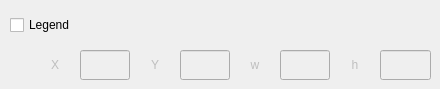
                  <widget class="QWidget" name="page_12">
                   <widget class="QLineEdit" name="plot1DLegendX_LE">
                    <property name="enabled">
                     <bool>false</bool>
                    </property>
                    <property name="geometry">
                     <rect>
                      <x>80</x>
                      <y>50</y>
                      <width>50</width>
                      <height>30</height>
                     </rect>
                    </property>
                    <property name="minimumSize">
                     <size>
                      <width>42</width>
                      <height>22</height>
                     </size>
                    </property>
                   </widget>
                   <widget class="QCheckBox" name="plot1DLegend_CB">
                    <property name="geometry">
                     <rect>
                      <x>10</x>
                      <y>10</y>
                      <width>81</width>
                      <height>30</height>
                     </rect>
                    </property>
                    <property name="minimumSize">
                     <size>
                      <width>0</width>
                      <height>30</height>
                     </size>
                    </property>
                    <property name="text">
                     <string>Legend</string>
                    </property>
                   </widget>
                   <widget class="QLineEdit" name="plot1DLegendY_LE">
                    <property name="enabled">
                     <bool>false</bool>
                    </property>
                    <property name="geometry">
                     <rect>
                      <x>180</x>
                      <y>50</y>
                      <width>50</width>
                      <height>30</height>
                     </rect>
                    </property>
                    <property name="minimumSize">
                     <size>
                      <width>42</width>
                      <height>22</height>
                     </size>
                    </property>
                   </widget>
                   <widget class="QLineEdit" name="plot1DLegendH_LE">
                    <property name="enabled">
                     <bool>false</bool>
                    </property>
                    <property name="geometry">
                     <rect>
                      <x>380</x>
                      <y>50</y>
                      <width>51</width>
                      <height>30</height>
                     </rect>
                    </property>
                    <property name="minimumSize">
                     <size>
                      <width>42</width>
                      <height>22</height>
                     </size>
                    </property>
                   </widget>
                   <widget class="QLabel" name="plot1DLegendY_LB">
                    <property name="enabled">
                     <bool>false</bool>
                    </property>
                    <property name="geometry">
                     <rect>
                      <x>130</x>
                      <y>50</y>
                      <width>50</width>
                      <height>30</height>
                     </rect>
                    </property>
                    <property name="minimumSize">
                     <size>
                      <width>50</width>
                      <height>30</height>
                     </size>
                    </property>
                    <property name="text">
                     <string>Y</string>
                    </property>
                    <property name="alignment">
                     <set>Qt::AlignCenter</set>
                    </property>
                   </widget>
                   <widget class="QLabel" name="plot1DLegendH_LB">
                    <property name="enabled">
                     <bool>false</bool>
                    </property>
                    <property name="geometry">
                     <rect>
                      <x>330</x>
                      <y>50</y>
                      <width>50</width>
                      <height>30</height>
                     </rect>
                    </property>
                    <property name="minimumSize">
                     <size>
                      <width>50</width>
                      <height>30</height>
                     </size>
                    </property>
                    <property name="text">
                     <string>h</string>
                    </property>
                    <property name="alignment">
                     <set>Qt::AlignCenter</set>
                    </property>
                   </widget>
                   <widget class="QLineEdit" name="plot1DLegendW_LE">
                    <property name="enabled">
                     <bool>false</bool>
                    </property>
                    <property name="geometry">
                     <rect>
                      <x>280</x>
                      <y>50</y>
                      <width>50</width>
                      <height>30</height>
                     </rect>
                    </property>
                    <property name="minimumSize">
                     <size>
                      <width>42</width>
                      <height>22</height>
                     </size>
                    </property>
                   </widget>
                   <widget class="QLabel" name="plot1DLegendW_LB">
                    <property name="enabled">
                     <bool>false</bool>
                    </property>
                    <property name="geometry">
                     <rect>
                      <x>230</x>
                      <y>50</y>
                      <width>50</width>
                      <height>30</height>
                     </rect>
                    </property>
                    <property name="minimumSize">
                     <size>
                      <width>50</width>
                      <height>30</height>
                     </size>
                    </property>
                    <property name="text">
                     <string>w</string>
                    </property>
                    <property name="alignment">
                     <set>Qt::AlignCenter</set>
                    </property>
                   </widget>
                   <widget class="QLabel" name="plot1DLegendX_LB">
                    <property name="enabled">
                     <bool>false</bool>
                    </property>
                    <property name="geometry">
                     <rect>
                      <x>30</x>
                      <y>50</y>
                      <width>50</width>
                      <height>30</height>
                     </rect>
                    </property>
                    <property name="minimumSize">
                     <size>
                      <width>50</width>
                      <height>30</height>
                     </size>
                    </property>
                    <property name="text">
                     <string>X</string>
                    </property>
                    <property name="alignment">
                     <set>Qt::AlignCenter</set>
                    </property>
                   </widget>
                  </widget>
